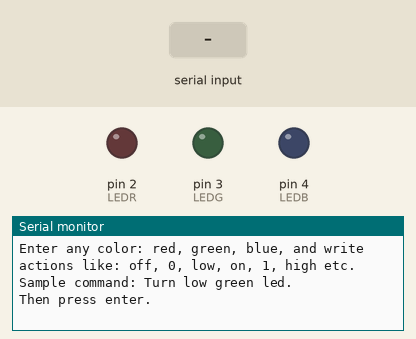
Recording of a sketch running on a simulated Arduino Uno, built with avr-gcc and run on an emulated ATmega328P. Shown: output pins drawn as LEDs (lit = HIGH), the last lines printed to the serial monitor. The test bench sets the inputs (shaded band). Random numbers use the default seed unless the sketch sets one.

Above: at 1.2 s.
1.3 s: "1\n" received over Serial
At 1.45 s:
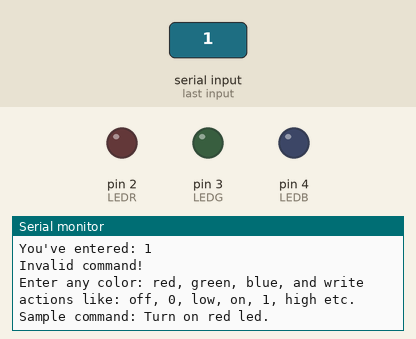
2.8 s: "0\n" received over Serial
At 2.95 s:
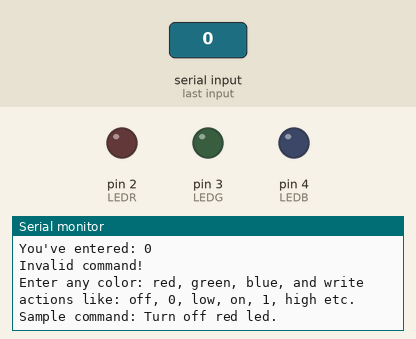
4.4 s: "2\n" received over Serial
At 4.55 s:
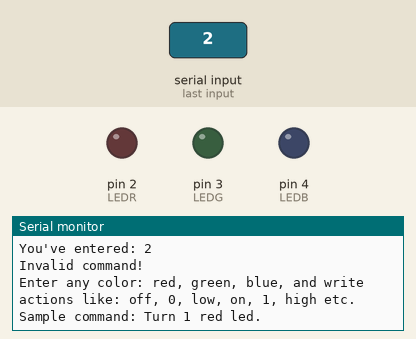

Measured:
- after the input at 1.3 s, the serial monitor: prints a new line at once (image 1)
- after the input at 2.8 s, the serial monitor: prints a new line at once (image 2)
- after the input at 4.4 s, the serial monitor: prints a new line at once (image 3)

The sketch:

Day-22_BT_LED.ino
```cpp
//Assignment: get value from serial
#define LEDR 2
#define LEDG 3
#define LEDB 4
const String keyword[] = {"red" , "green", "blue"};
const String action[] = { "off", "0", "low","on", "1", "high" };

void setup()
{
  Serial.begin(9600);
  pinMode(LEDR, OUTPUT);
  pinMode(LEDG, OUTPUT);
  pinMode(LEDB, OUTPUT);
  digitalWrite(LEDR,0);digitalWrite(LEDG,0);digitalWrite(LEDB,0); //All led off at startup
}

bool serach_engine(String inc, String key, String& match) // raw text , keyword, matched word[output]
{
  bool result=0;
  inc.toLowerCase(); // convert to lower case
  key.toLowerCase(); // convert to lower case
  int index= inc.indexOf(key); // searching for matched keyword index.
  if(index < 0) //if not found, then index = -1
  {
    result = 0; // not found
  }
  else
  {
    result = 1; // match found
    byte len = key.length();    // getting keyword length
    match = inc.substring(index,index+len); //preparing matched result
  }
  return result;
}

void token_maker(String col__, String act__, byte& c_, byte& a_)
{
  for(byte i=0; i<3;i++)
  {
    if(col__ == keyword[i])
    {
      c_=i;
      break;
    }
  }

  for(byte k=0; k<6;k++)
  {
    if(act__ == action[k])
    {
      a_=k;
      break;
    }
  }
  switch(a_)
  {
    case 0 ... 2 : a_= 0; break;
    case 3 ... 5 : a_= 1; break;
    default      : a_ =0; break;
  }
}

bool action_center(byte color, byte action)
{
  byte pin;
  Serial.print("Executing.... ");
  switch(color)
  {
    case 0: Serial.print("Red LED   : "); pin = LEDR; break;
    case 1: Serial.print("Green LED : "); pin = LEDG; break;
    case 2: Serial.print("Blue LED  : "); pin = LEDB; break;
  }
  if(action)
  {
    Serial.println("Turned ON");
  }
  else
  {
    Serial.println("Turned OFF");
  }
  digitalWrite(pin,action);  //Writing action to led pin
  Serial.println("-------------------------------------------------------------");
}

void serial_msg()
{
  Serial.print("Enter any color: ");
  for (byte i=0;i<3;i++)
  {
    Serial.print(keyword[i]);
    if(i <2)
    {
      Serial.print(", ");
    }
  }
  Serial.print(", and write actions like: ");
  for (byte j=0;j<6;j++)
  {

    Serial.print(action[j]);
    if(j<5)
    {
      Serial.print(", ");
    }
    else
    {
      Serial.println(" etc.");
    }

  }
  Serial.print("Sample command: Turn ");
  Serial.print(action[random(0,5)]);
  Serial.print(" ");
  Serial.print(keyword[random(0,2)]);
  Serial.println(" led.\nThen press enter.\n\n");
}

void handle_serial(String & txt)
{
   while(Serial.available()<=0)
  {
    // wait for a while
  }
  if(Serial.available()>0)
  {
    txt = Serial.readStringUntil('\n');
    Serial.println();
    Serial.print("You've entered: ");
    Serial.println(txt);
    Serial.flush();
  }
}

void driver()
{
  String serial_txt="";
  bool res[2];
  String matched[2];
  byte col_, act_;
  bool logical_result=0;

  serial_msg();
  handle_serial(serial_txt);

  for(byte m=0;m<3;m++)
  {
    String matched_0;
    bool x1 =serach_engine(serial_txt, keyword[m],matched_0); //keyword search
    if(x1)
    {
      res[0]= 1;
      matched[0] = matched_0;
      break;
    }
   else
    {
      res[0]=0;
      matched[0] ="";
    }
  }

  for(byte n=0; n<6;n++)
  {
    String matched_1;
    bool x2 = serach_engine(serial_txt, action[n],matched_1); //action search
    if(x2)
    {
      res[1]= 1;
      matched[1] = matched_1;
      break;
    }
    else
    {
      res[1]=0;
      matched[1] ="";
    }
  }

  logical_result = (1 && res[0] && res[1]); // building result
  if(logical_result)
  {
    Serial.println("Match found.");
    Serial.print("Color: ");
    Serial.print(matched[0]);
    Serial.print("\nAction: ");
    Serial.println(matched[1]);

    token_maker(matched[0], matched[1], col_, act_);
    action_center(col_, act_);
  }
  else
  {
    Serial.println("Invalid command!");
  }
}

void loop()
{
  driver();
}
```
